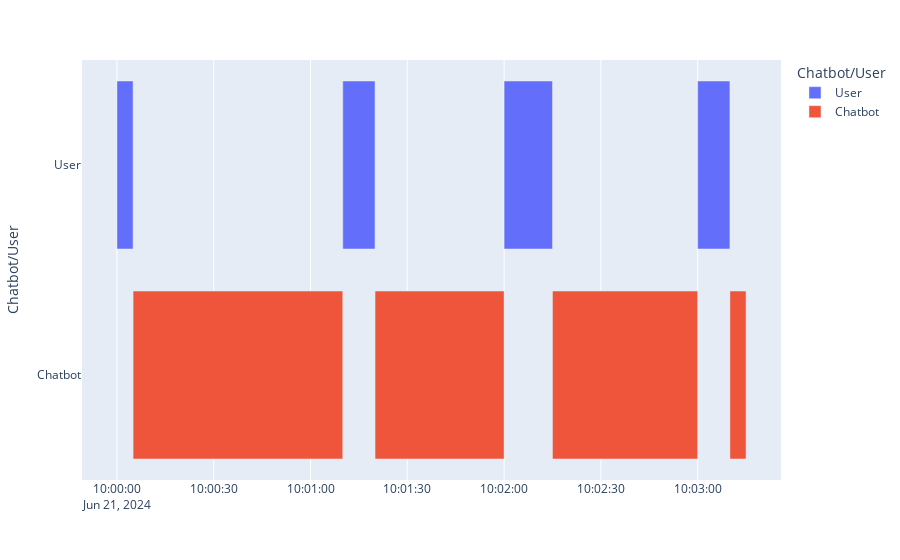

Notebook cell for this chart:
### Code cell
fig = px.timeline(df, x_start='Time', x_end='End', y='Chatbot/User', color='Chatbot/User')
fig.show()

### Figure 1 — Plotly figure (JSON) as saved in the notebook; plotly's stock layout.template omitted (floating-point values rounded to 4 significant figures)
{"data": [{"alignmentgroup": "True", "base": ["2024-06-21T10:00:00", "2024-06-21T10:01:10", "2024-06-21T10:02:00", "2024-06-21T10:03:00"], "hovertemplate": "Chatbot/User=%{y}<br>Time=%{base}<br>End=%{x}<extra></extra>", "legendgroup": "User", "marker": {"color": "#636efa", "pattern": {"shape": ""}}, "name": "User", "offsetgroup": "User", "orientation": "h", "showlegend": true, "textposition": "auto", "type": "bar", "x": [5000, 10000, 15000, 10000], "xaxis": "x", "y": ["User", "User", "User", "User"], "yaxis": "y"}, {"alignmentgroup": "True", "base": ["2024-06-21T10:00:05", "2024-06-21T10:01:20", "2024-06-21T10:02:15", "2024-06-21T10:03:10"], "hovertemplate": "Chatbot/User=%{y}<br>Time=%{base}<br>End=%{x}<extra></extra>", "legendgroup": "Chatbot", "marker": {"color": "#EF553B", "pattern": {"shape": ""}}, "name": "Chatbot", "offsetgroup": "Chatbot", "orientation": "h", "showlegend": true, "textposition": "auto", "type": "bar", "x": [65000, 40000, 45000, 5000], "xaxis": "x", "y": ["Chatbot", "Chatbot", "Chatbot", "Chatbot"], "yaxis": "y"}], "layout": {"barmode": "overlay", "legend": {"title": {"text": "Chatbot/User"}, "tracegroupgap": 0}, "margin": {"t": 60}, "xaxis": {"anchor": "y", "domain": [0, 1], "type": "date"}, "yaxis": {"anchor": "x", "categoryarray": ["Chatbot", "User"], "categoryorder": "array", "domain": [0, 1], "title": {"text": "Chatbot/User"}}}}
